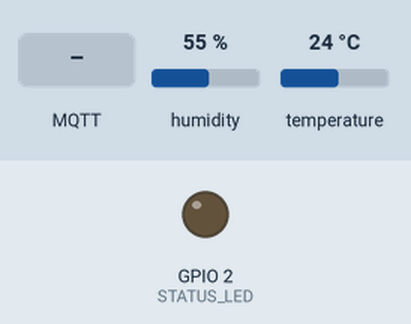
Simulated run of this program. Board: ESP32 board running MicroPython. Shown: output pins drawn as LEDs (lit = HIGH). Wiring (from the project's diagram.json): DHT22 sensor on GPIO 15. Inputs (shaded band) come from the test bench; at power-on: humidity 55 %, temperature 24 °C. WiFi joins after 1.5 s; no MQTT or app messages arrive unless stated; the clock reads 2024-03-15 10:24:30 at power-on unless the program sets it; what the program prints to the serial console is not drawn.

Above: at 3.3 s.
3.4 s: MQTT message "1" arrives on the first subscribed topic
8.7 s: MQTT message "on" arrives on the first subscribed topic
13.7 s: MQTT message "off" arrives on the first subscribed topic
Timing chart, 0 to 23.8 s (numbered marks = the images above; inputs shaded):
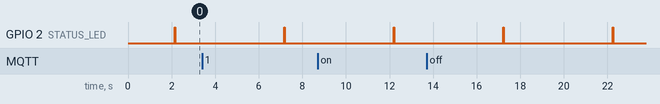

The program:

main.py
```python
# -*- coding: utf-8 -*-
"""
📡 Projet IoT Amilora - Surveillance Environnementale
Auteur: Francis Okechukwu
Description : Collecte de données DHT22 et transmission sécurisée via MQTT
"""

# ======================== #
#   📚 LIBRARIES IMPORT   #
# ======================== #
import network
import ujson
import time
import gc
import machine
import dht
from machine import Pin
from umqtt.simple import MQTTClient

# ======================== #
#   ⚙️ CONFIGURATION      #
# ======================== #

# 🖥️ Identification de l'appareil
DEVICE_ID = "Id01"

# 📶 Paramètres WiFi
WIFI_SSID = "Wokwi-GUEST"
WIFI_PASSWORD = ""

# ☁️ Configuration MQTT (HiveMQ Cloud)
MQTT_BROKER = "280cab4fcbbd4de48b2a833de011802e.s1.eu.hivemq.cloud"
MQTT_PORT = 8883  # Port SSL/TLS
MQTT_USERNAME = "oussama"
MQTT_PASSWORD = "Wac@1937"
MQTT_TOPIC_TELEMETRY = "iot/telemetry"
MQTT_TOPIC_ERRORS = "iot/errors"

# 🌡️ Capteur DHT22
DHT_PIN = Pin(15)
dht_sensor = dht.DHT22(DHT_PIN)

# 💡 LED de statut
STATUS_LED = Pin(2, Pin.OUT)

# ======================== #
#   📡 FONCTIONS RESEAU   #
# ======================== #

def connect_wifi():
    """
    Établit la connexion WiFi avec gestion des erreurs
    """
    wifi = network.WLAN(network.STA_IF)
    wifi.active(True)

    if not wifi.isconnected():
        print("Connexion au WiFi...")
        wifi.connect(WIFI_SSID, WIFI_PASSWORD)

        # Tentative de connexion pendant 15 secondes
        for _ in range(15):
            if wifi.isconnected():
                break
            print(".", end="")
            time.sleep(1)

        if not wifi.isconnected():
            raise RuntimeError("Échec de la connexion WiFi!")

    print("\n✅ WiFi connecté! IP:", wifi.ifconfig()[0])

def connect_mqtt():
    """
    Configure et connecte le client MQTT avec SSL
    """
    global mqtt_client
    gc.collect()  # Nettoyage mémoire

    try:
        # Création du client MQTT sécurisé
        mqtt_client = MQTTClient(
            client_id=DEVICE_ID,
            server=MQTT_BROKER,
            port=MQTT_PORT,
            user=MQTT_USERNAME,
            password=MQTT_PASSWORD,
            ssl=True,
            ssl_params={'server_hostname': MQTT_BROKER}
        )

        # Configuration des callback
        mqtt_client.set_callback(mqtt_callback)
        mqtt_client.connect()

        # Abonnement aux topics
        mqtt_client.subscribe(MQTT_TOPIC_TELEMETRY)
        print("✅ Connecté au broker MQTT et abonné aux topics")

        return True
    except Exception as e:
        print(f"❌ Erreur MQTT: {str(e)}")
        return False

def mqtt_callback(topic, message):
    """
    Gère les messages entrants MQTT
    """
    print(f"\n📩 Message reçu [{topic.decode()}]: {message.decode()}")

# ======================== #
#   🌡️ FONCTIONS CAPTEUR #
# ======================== #

def read_sensor():
    """
    Lit le capteur DHT22 avec réessais automatiques
    Retourne les données ou None en cas d'échec
    """
    for attempt in range(3):  # 3 tentatives
        try:
            dht_sensor.measure()
            return {
                "temp": dht_sensor.temperature(),
                "humidity": dht_sensor.humidity()
            }
        except Exception as e:
            print(f"⚠️ Erreur capteur (tentative {attempt+1}/3): {str(e)}")
            time.sleep(1)
    return None

# ======================== #
#   📨 FONCTIONS DONNÉES  #
# ======================== #

def send_telemetry(data):
    """
    Envoie les données de télémétrie au broker MQTT
    """
    payload = ujson.dumps({
        "device": DEVICE_ID,
        "timestamp": time.time(),
        "data": data
    })

    try:
        mqtt_client.publish(MQTT_TOPIC_TELEMETRY, payload)
        print(f"📨 Données envoyées: {payload}")
    except Exception as e:
        print(f"❌ Échec envoi télémétrie: {str(e)}")
        raise

def log_error(error):
    """
    Log les erreurs sur le topic dédié
    """
    try:
        payload = ujson.dumps({
            "device": DEVICE_ID,
            "error": str(error),
            "timestamp": time.time()
        })
        mqtt_client.publish(MQTT_TOPIC_ERRORS, payload)
    except:
        print("❌ Échec d'enregistrement de l'erreur")

# ======================== #
#   🎮 FONCTION PRINCIPALE #
# ======================== #

def main():
    """
    Boucle principale du programme
    """
    last_data = None
    led_state = False

    # Initialisation des connexions
    connect_wifi()

    if not connect_mqtt():
        machine.reset()

    while True:
        try:
            # Maintenance connexion MQTT
            mqtt_client.check_msg()

            # Lecture capteur avec feedback LED
            STATUS_LED.on()
            sensor_data = read_sensor()
            STATUS_LED.off()

            if sensor_data:
                # Envoi uniquement si nouvelles données
                if sensor_data != last_data:
                    send_telemetry(sensor_data)
                    last_data = sensor_data
                else:
                    print("🔄 Données identiques - Pas d'envoi")

            # Délai entre les lectures
            time.sleep(5)

        except Exception as e:
            print(f"⚠️ Erreur critique: {str(e)}")
            log_error(e)
            time.sleep(10)
            machine.reset()

# ======================== #
#   🚀 LANCEMENT PROGRAMME #
# ======================== #
if __name__ == "__main__":
    try:
        main()
    except KeyboardInterrupt:
        print("Arrêt manuel")
    finally:
        machine.reset()
```

Measured:
- by itself, GPIO 2 (STATUS_LED): alternates HIGH for 0.02 s and LOW for 5.0 s
